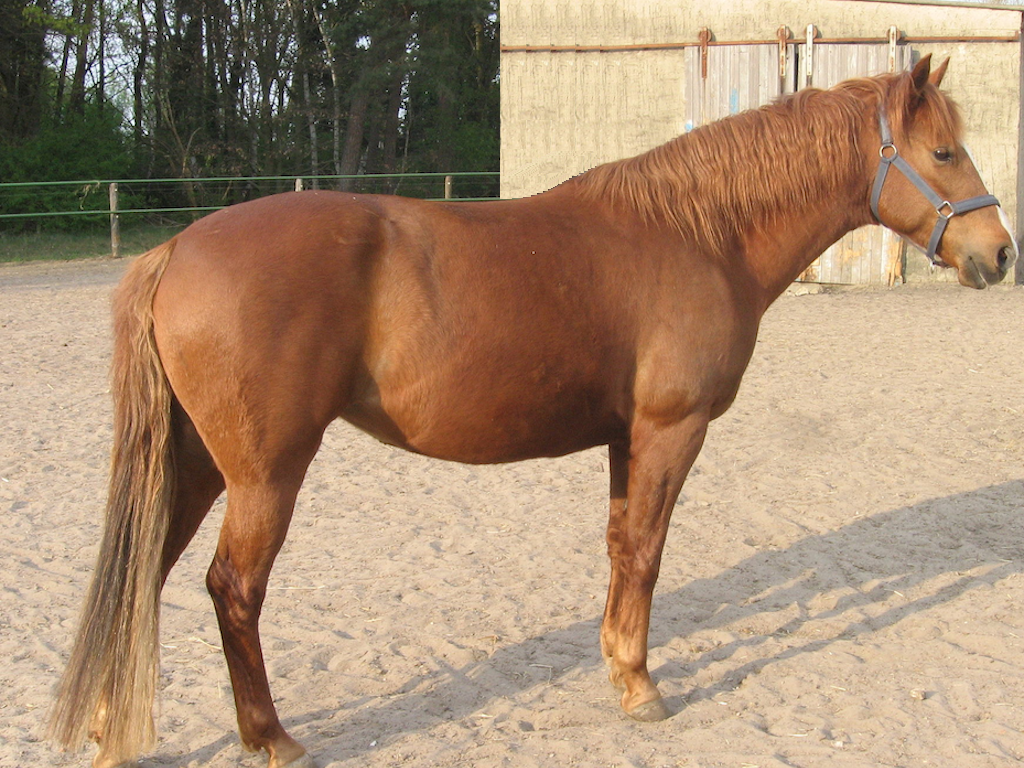
#> input picture assignment4/images/horse.png, 1024 x 768 px
$ python blendimages.py
#> lines starting #> are read from the running program, lines starting #| are printed output that depends on the picture
import cv2
import numpy as np

level = 6
horse = cv2.imread('images/horse.png')
#> horse is the input picture: shape (768, 1024, 3); mean B, G, R 113.7, 140.5, 169
zebra = cv2.imread('images/zebra.png')
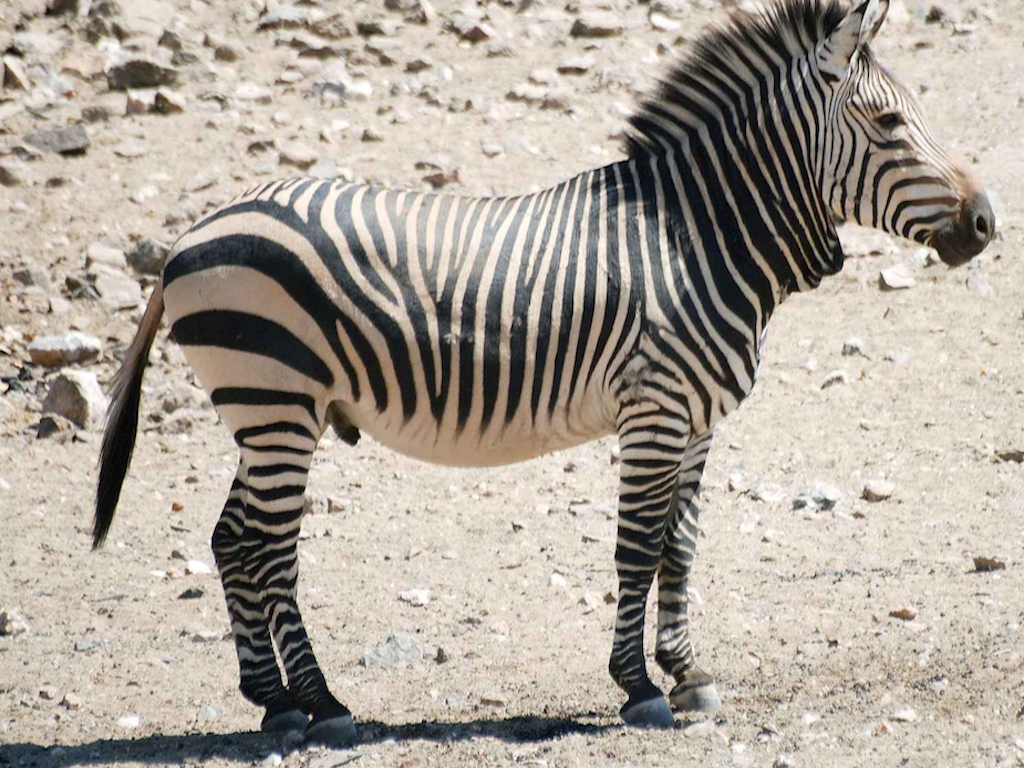
#> input picture assignment4/images/zebra.png, 1024 x 768 px
#> zebra is the input picture: shape (768, 1024, 3); mean B, G, R 154.2, 164.2, 172.4

rows, cols, dpt = horse.shape
#> rows = 768; cols = 1024; dpt = 3
directBlend = np.hstack((zebra[:,:int(cols/2)], horse[:,int(cols/2):]))
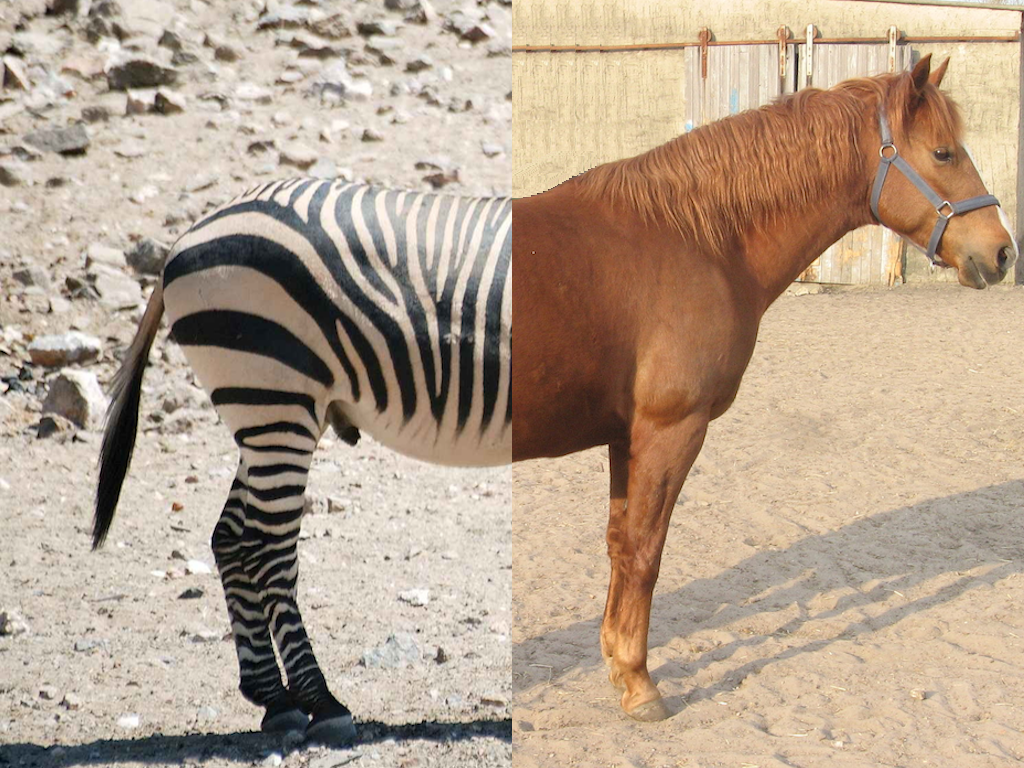
#> directBlend: shape (768, 1024, 3); mean B, G, R 141.9, 161.9, 182.1

def CalcGaussPyramid(img):
    gausPyramid = [img]
    for i in range(level):
        img = cv2.pyrDown(img)
        gausPyramid.append(img)
#> after the loop, gausPyramid = 7 items

    return gausPyramid

def CalcLaplacianPyramid(gausPyramid):
    laplacePyramid = [gausPyramid[level-1]]
    for i in range(level-1, 0, -1):
        g = cv2.pyrUp(gausPyramid[i])
        l = cv2.subtract(gausPyramid[i-1],g)
        laplacePyramid.append(l)

    return laplacePyramid

horseGaus = CalcGaussPyramid(horse)
#> horseGaus = 7 items
horseLaplacian = CalcLaplacianPyramid(horseGaus)
#> after the loop in CalcLaplacianPyramid, `for i in range(level-1, 0, -1):`: laplacePyramid = 6 items
#> horseLaplacian = 6 items
zebraGaus = CalcGaussPyramid(zebra)
#> the loop in CalcGaussPyramid (call 2), `for i in range(level):` made 6 passes
#> pass 3, in CalcGaussPyramid (call 2), `img = cv2.pyrDown(img)`:
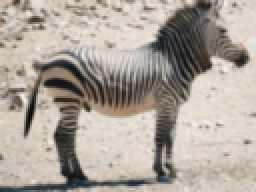
#> img: shape (96, 128, 3) (shown 2 times larger); mean of channels 0, 1, 2 154.1, 164.1, 172.4; drawn as B, G, R
#> zebraGaus = 7 items
zebraLaplacian = CalcLaplacianPyramid(zebraGaus)
#> the loop in CalcLaplacianPyramid (call 2), `for i in range(level-1, 0, -1):` made 5 passes
#> pass 2, in CalcLaplacianPyramid (call 2), `l = cv2.subtract(gausPyramid[i-1],g)`:
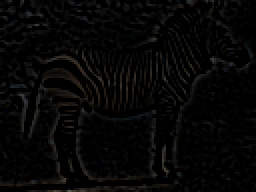
#> l: shape (96, 128, 3) (shown 2 times larger); mean of channels 0, 1, 2 5.7, 5.9, 6.2; drawn as B, G, R
#> zebraLaplacian = 6 items

merged = []
for levelH, levelZ in zip(horseLaplacian,zebraLaplacian):
    rows,cols,dep = levelH.shape
    stack = np.hstack((levelZ[:,0:int(cols/2)],levelH[:,int(cols/2):]))
    merged.append(stack)
#> this loop made 6 passes
#> (rows, cols) on passes 1 to 6: (24, 32), (48, 64), (96, 128), (192, 256), (384, 512), (768, 1024)
#> pass 1, `stack = np.hstack((levelZ[:,0:int(cols/2)],levelH[:,int(cols/2):]))`:
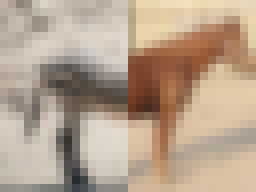
#> stack: shape (24, 32, 3) (shown 8 times larger); mean of channels 0, 1, 2 141.6, 161.8, 182.2; drawn as B, G, R
#> pass 3, `stack = np.hstack((levelZ[:,0:int(cols/2)],levelH[:,int(cols/2):]))`:
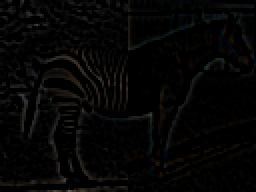
#> stack: shape (96, 128, 3) (shown 2 times larger); mean of channels 0, 1, 2 4.7, 5, 5.3; drawn as B, G, R
#> after the loop, merged = 6 items

pyramidBlend = merged[0]
for i in range(1,level):
    pyramidBlend = cv2.pyrUp(pyramidBlend)
    pyramidBlend = cv2.add(pyramidBlend, merged[i])
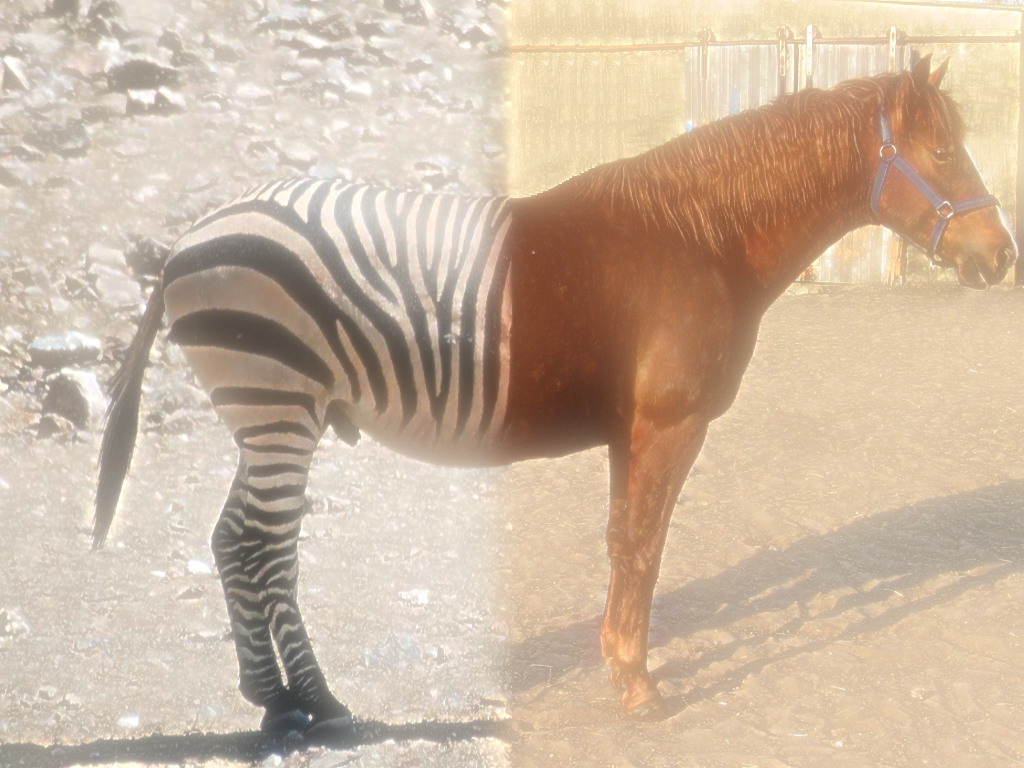
#> pyramidBlend: shape (768, 1024, 3); mean of channels 0, 1, 2 161.3, 182.7, 203.8; drawn as B, G, R

cv2.imshow('Direct Blending', directBlend)
cv2.imshow('Pyramid Blending', pyramidBlend)
cv2.waitKey(0)
cv2.destroyAllWindows()
